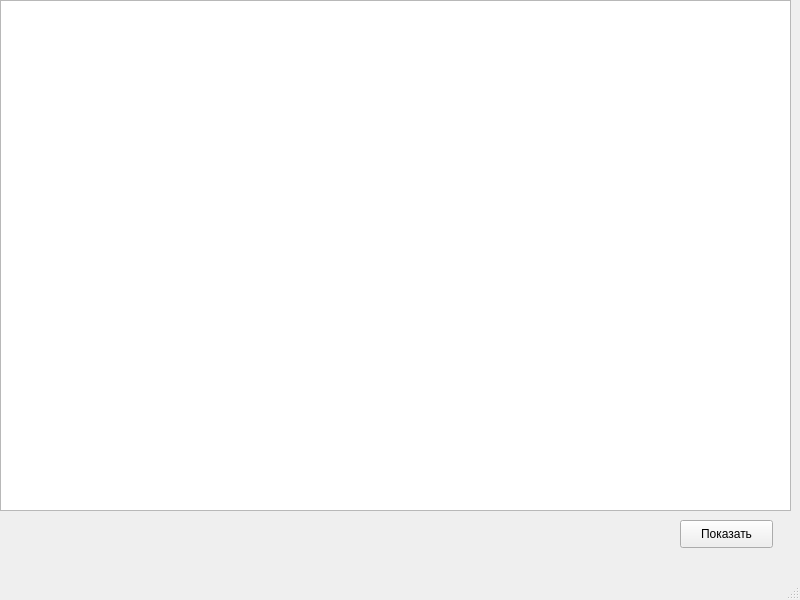
<?xml version="1.0" encoding="UTF-8"?>
<ui version="4.0">
 <class>MainWindow</class>
 <widget class="QMainWindow" name="MainWindow">
  <property name="geometry">
   <rect>
    <x>0</x>
    <y>0</y>
    <width>800</width>
    <height>600</height>
   </rect>
  </property>
  <property name="windowTitle">
   <string>MainWindow</string>
  </property>
  <widget class="QWidget" name="centralwidget">
   <widget class="QTableWidget" name="tableWidget">
    <property name="geometry">
     <rect>
      <x>0</x>
      <y>0</y>
      <width>791</width>
      <height>511</height>
     </rect>
    </property>
   </widget>
   <widget class="QPushButton" name="pushButton">
    <property name="geometry">
     <rect>
      <x>680</x>
      <y>520</y>
      <width>93</width>
      <height>28</height>
     </rect>
    </property>
    <property name="text">
     <string>Показать</string>
    </property>
   </widget>
   <widget class="QLabel" name="label">
    <property name="geometry">
     <rect>
      <x>10</x>
      <y>520</y>
      <width>55</width>
      <height>16</height>
     </rect>
    </property>
    <property name="text">
     <string/>
    </property>
   </widget>
  </widget>
  <widget class="QMenuBar" name="menubar">
   <property name="geometry">
    <rect>
     <x>0</x>
     <y>0</y>
     <width>800</width>
     <height>26</height>
    </rect>
   </property>
  </widget>
  <widget class="QStatusBar" name="statusbar"/>
 </widget>
 <resources/>
 <connections/>
</ui>
